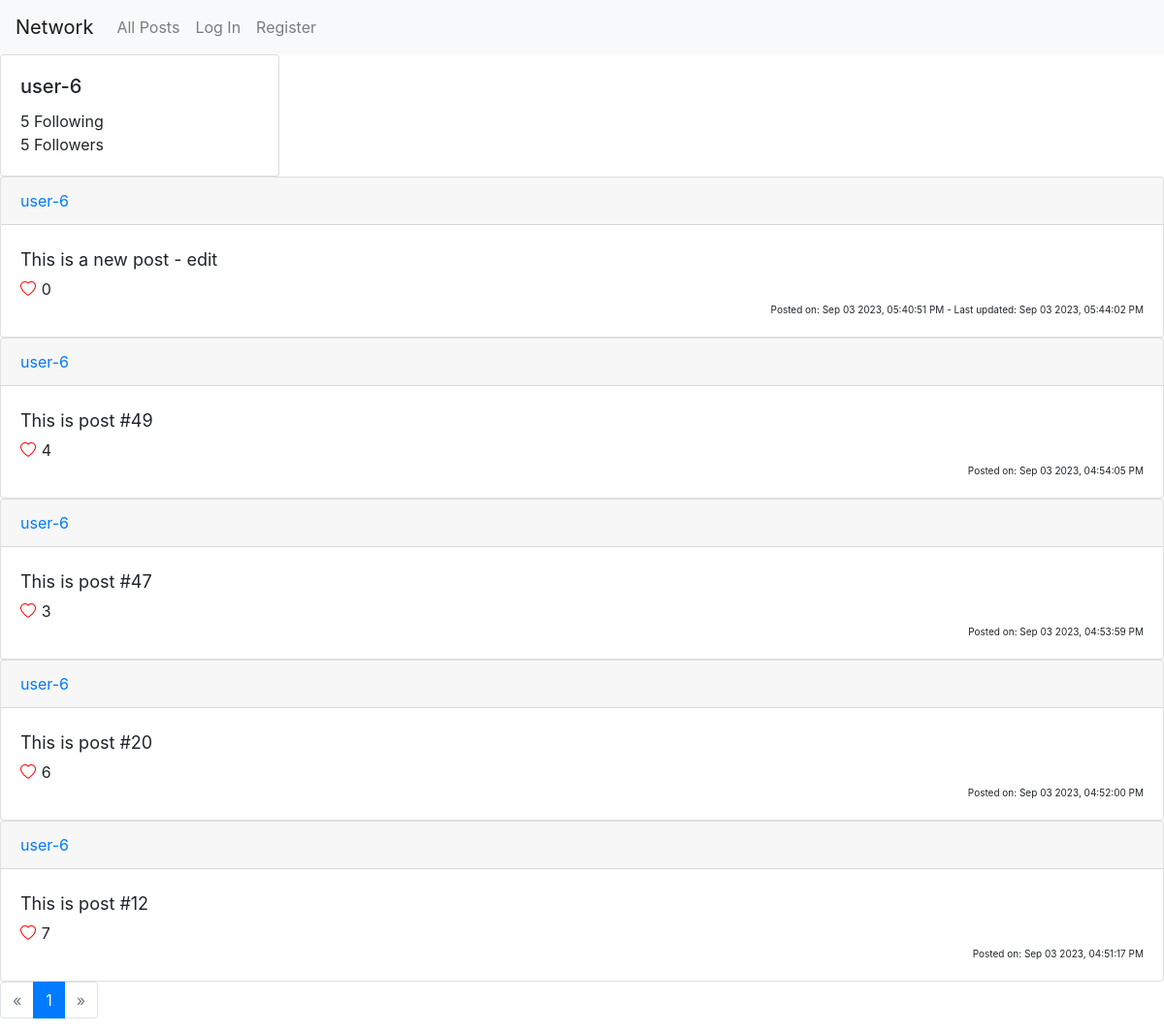
Screenshot of /users/user-6 with the database file from the repository.
### network/models.py (models this page shows)
class User(AbstractUser):
    pass

class Post(models.Model):
    content = models.TextField() # Post content
    user = models.ForeignKey('User', on_delete=models.CASCADE, related_name='posts') # Post owner
    timestamp = models.DateTimeField(auto_now_add=True) # Timestamp at which the post was created
    likes = models.ManyToManyField('User') # Users who like this post
    last_update = models.DateTimeField(null=True, blank=True) # Last time the post was updated (default is null)
    def serialize(self):
        return {
            "id": self.id, # Post id
            "poster": self.user.username, # Post owner
            "poster_id": self.user.id, # Id of post owner
            "timestamp": self.timestamp.strftime("%b %d %Y, %I:%M:%S %p"), # Timestamp at which the post was created
            "content": self.content, # Post content
            "likes": self.likes.count(), # Number of likes
            "likers": [user.id for user in self.likes.all()], # Users who like the post
            "last_update": None if self.last_update is None else self.last_update.strftime("%b %d %Y, %I:%M:%S %p") # Last time the post was updated
        }

### network/views.py (the view)
# urls.py: path("users/<str:username>", views.profile, name="profile"),
def profile(request, username):
    if request.method != 'GET':
        return render(request, "network/error.html", {
            'message': 'Invalid request type.'
        })
    profile = User.objects.get(username=username) # Create user object for requested profile
    profile_followers = profile.followers.all().values_list('user', flat=True) # Get profile followers to check if the logged user is following requested profile
    posts = Post.objects.all().filter(user=profile).order_by("-timestamp") # Get posts by user
    paginated_posts = normalize_posts(request, posts) # Normalize posts
    return render(request, "network/profile.html", {
        'username': profile.username, # requested profile username
        'profile_id': profile.id, # profile id
        'num_followers': profile.followers.all().count(), # number of followers
        'num_following': profile.following.all().count(), # number of users followed
        'following': request.user.id in list(profile_followers), # check if logged user is following the requested profile
        'posts': paginated_posts
    })

### network/views.py (called while the page is built)
def normalize_posts(request, posts):
    serialized_posts = [post.serialize() for post in posts]
    p = Paginator(serialized_posts, 10)
    page = request.GET.get('page')
    paginated_posts = p.get_page(page)
    return paginated_posts

### network/templates/network/profile.html (shortened to what this page needs)
{% extends 'network/layout.html' %}
{% load static %}
{% block body %}
    <div class="card" style="width: 18rem;">
        <div class="card-body">
            <h5 class="card-title">{{ username }}
            </h5>
            <p class="card-text">{{ num_following }} Following<br/><span id="followers">{{ num_followers }}</span> Followers</p>
        </div>
    </div>
{% endblock %}

### network/templates/network/layout.html (shortened to what this page needs)
{% load static %}
<!DOCTYPE html>
<html lang="en">
    <head>
        <link rel="stylesheet" href="https://stackpath.bootstrapcdn.com/bootstrap/4.4.1/css/bootstrap.min.css">
        <link rel="stylesheet" href="https://fastly.jsdelivr.net/npm/bootstrap-icons@1.10.5/font/bootstrap-icons.css">
        <link href="{% static 'network/styles.css' %}" rel="stylesheet">
    </head>
    <body>
        <nav class="navbar navbar-expand-lg navbar-light bg-light">
            <a class="navbar-brand" href="{% url 'index' %}">Network</a>
            <div>
              <ul class="navbar-nav mr-auto">
                <li class="nav-item">
                  <a class="nav-link" href="{% url 'index' %}">All Posts</a>
                </li>
                {% if user.is_authenticated %}
                    <li class="nav-item" id="user-nav" data-csrftoken="{{ csrf_token }}">
                        <a class="nav-link" href="{% url 'following' %}">Following</a>
                    </li>
                    <li class="nav-item">
                        <a class="nav-link" href="{% url 'logout' %}">Log Out</a>
                    </li>
                {% else %}
                    <li class="nav-item">
                        <a class="nav-link" href="{% url 'login' %}">Log In</a>
                    </li>
                    <li class="nav-item">
                        <a class="nav-link" href="{% url 'register' %}">Register</a>
                    </li>
                {% endif %}
              </ul>
            </div>
        </nav>
        <div class="body">
            {% block body %}
            {% endblock %}
            {% if posts %}
                {% for post in posts %}
                    <div class="card">
                        <div class="card-header">
                            <a href="{% url 'profile' post.poster %}">{{  post.poster }}</a>
                        </div>
                        <div class="card-body">
                            <blockquote class="blockquote mb-0" id="post-{{ post.id }}"
                                data-csrftoken="{{ csrf_token }}"
                                data-post-id="{{ post.id }}"
                                data-user-id="{{ user.id }}"
                                data-post-content="{{ post.content }}">
                                <p class="post-text">{{ post.content }}</p>
                                <br>
                                {% if user.id in post.likers %}
                                    <i class="bi bi-heart-fill h6"></i>
                                {% else %}
                                    <i class="bi bi-heart h6"></i>
                                {% endif %}
                                <small> {{ post.likes }}</small><br>
                                <footer class="footer">Posted on: {{ post.timestamp }}
                                    {% if post.last_update %}
                                        - Last updated: {{ post.last_update }}
                                    {% endif %}
                                </footer>
                            </blockquote>
                        </div>
                    </div>
                {% endfor %}
                <nav aria-label="Page navigation example">
                    <ul class="pagination">
                        {% if posts.has_previous %}
                            <li class="page-item">
                                <a class="page-link" href="?page={{ posts.previous_page_number }}" aria-label="Previous">
                        {% else %}
                            <li class="page-item disabled">
                                <a class="page-link" href="#" aria-label="Previous">
                        {% endif %}
                            <span aria-hidden="true">&laquo;</span>
                            </a>
                        </li>
                        {% for i in posts.paginator.page_range %}
                            {% if i == posts.number %}
                                <li class="page-item active"><a class="page-link" href="?page={{ i }}">{{ i }}</a></li>
                            {% else %}
                                <li class="page-item"><a class="page-link" href="?page={{ i }}">{{ i }}</a></li>
                            {% endif %}
                        {% endfor %}
                        {% if posts.has_next %}
                            <li class="page-item">
                                <a class="page-link" href="?page={{ posts.next_page_number }}" aria-label="Previous">
                        {% else %}
                            <li class="page-item disabled">
                                <a class="page-link" href="#" aria-label="Previous">
                        {% endif %}
                            <span aria-hidden="true">&raquo;</span>
                            </a>
                        </li>
                    </ul>
                </nav>
            {% endif %}
        </div>
    </body>
</html>

### network/static/network/styles.css (style rules this page uses)
.bi { color: red; }
.footer { font-size: 10px; text-align: right; }
.post-text { font-size: 18px; margin: 0px; padding: 0px; display: inline; }
small { margin: 0px; font-size: 16px; }

### rows the page displays
User: username "user-6", poster "user-6" "user-6" "user-6" "user-6" "user-6"
Post: content "This is a new post - edit"
Post: content "This is post #49"
Post: content "This is post #47"
Post: content "This is post #20"
Post: content "This is post #12"

### other values shown
{{ num_following }} "5"
{{ num_followers }} "5"
{{ post.likes }} "0" "4" "3" "6" "7"
{{ post.timestamp }} "Sep 03 2023, 05:40:51 PM" "Sep 03 2023, 04:54:05 PM" "Sep 03 2023, 04:53:59 PM" "Sep 03 2023, 04:52:00 PM" "Sep 03 2023, 04:51:17 PM"
{{ post.last_update }} "Sep 03 2023, 05:44:02 PM"
{{ i }} "1"
